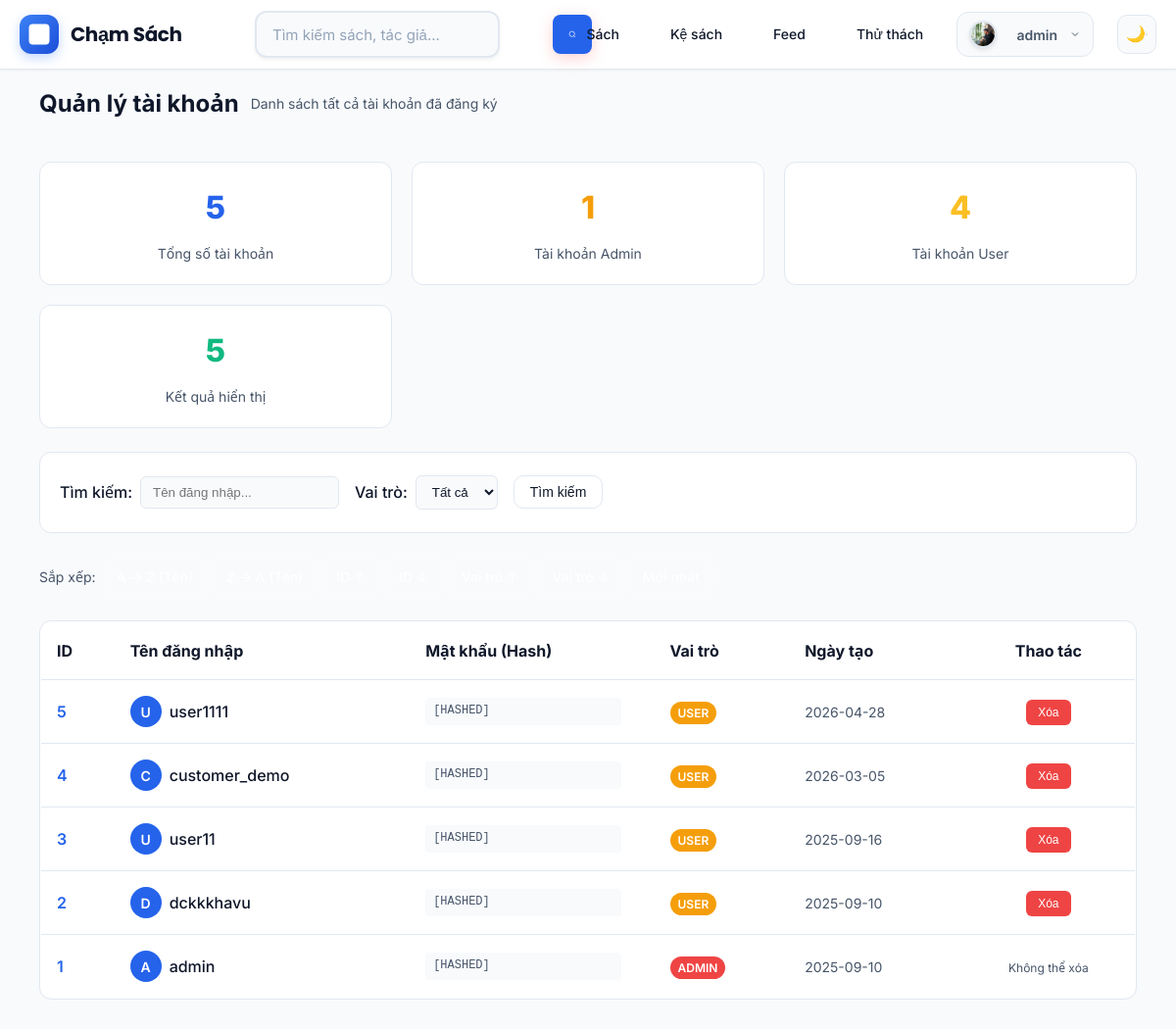
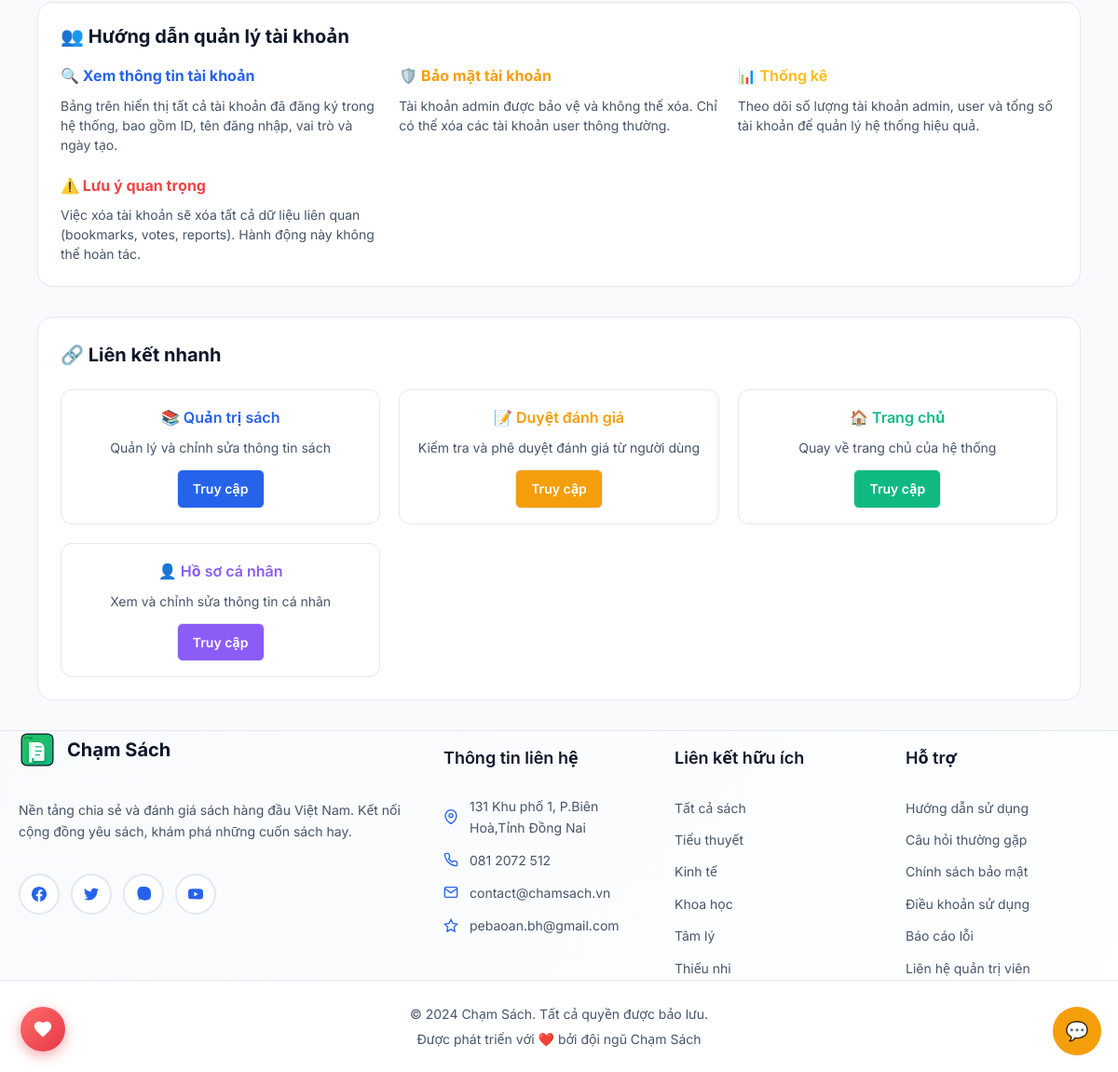
Page /admin/users (signed in) on the committed database (2 pictures, top to bottom).
### models.py (models this page shows)
class User(db.Model):
    __tablename__ = "users"
    id = db.Column(db.Integer, primary_key=True)
    username = db.Column(db.String(150), unique=True, nullable=False, index=True)
    email = db.Column(db.String(255), unique=True)
    password_hash = db.Column(db.String(255), nullable=False)
    role = db.Column(db.String(20), nullable=False, default="user", index=True)
    created_at = db.Column(db.DateTime, nullable=False, default=datetime.utcnow)
    orders = db.relationship("Order", back_populates="user", lazy="selectin")

### app.py (the view)
    @app.route("/admin/users")
    @admin_required
    def admin_users():
        db = get_db()
        q = (request.args.get("q") or "").strip()
        role_filter = (request.args.get("role") or "").strip()
        sort = request.args.get("sort") or "created_desc"
        where = []
        params = []
        if q:
            where.append("(username LIKE ?)")
            params.append(f"%{q}%")
        if role_filter:
            where.append("(role = ?)")
            params.append(role_filter)
        where_sql = (" WHERE " + " AND ".join(where)) if where else ""
        if sort == "username_asc":
            order_sql = " ORDER BY username COLLATE NOCASE ASC"
        elif sort == "username_desc":
            order_sql = " ORDER BY username COLLATE NOCASE DESC"
        elif sort == "id_asc":
            order_sql = " ORDER BY id ASC"
        elif sort == "id_desc":
            order_sql = " ORDER BY id DESC"
        elif sort == "role_asc":
            order_sql = " ORDER BY role ASC"
        elif sort == "role_desc":
            order_sql = " ORDER BY role DESC"
        else:
            order_sql = " ORDER BY created_at DESC"
        users = db.execute(
            f"SELECT id, username, password_hash, role, created_at FROM users{where_sql}{order_sql}",
            params
        ).fetchall()
        users = [SimpleNamespace(**dict(r)) for r in users]
        total_users = db.execute("SELECT COUNT(1) FROM users").fetchone()[0]
        admin_count = db.execute("SELECT COUNT(1) FROM users WHERE role='admin'").fetchone()[0]
        user_count = db.execute("SELECT COUNT(1) FROM users WHERE role='user'").fetchone()[0]
        return render_template("admin_users.html",
                             users=users,
                             q=q,
                             role_filter=role_filter,
                             sort=sort,
                             total_users=total_users,
                             admin_count=admin_count,
                             user_count=user_count)

### templates/admin_users.html (shortened to what this page needs)
{% extends 'base.html' %}
{% block content %}
<div class="admin-header">
  <h2>Quản lý tài khoản</h2>
  <p class="muted">Danh sách tất cả tài khoản đã đăng ký</p>
</div>
<div class="admin-stats" style="display: grid; grid-template-columns: repeat(auto-fit, minmax(280px, 1fr)); gap: 20px; margin: 24px 0;">
  <div class="stat-card" style="background: var(--panel); border: 1px solid var(--border); border-radius: 12px; padding: 20px; text-align: center;">
    <div style="font-size: 32px; font-weight: 800; color: var(--primary); margin-bottom: 8px;">{{ total_users }}</div>
    <div style="color: var(--muted); font-size: 14px;">Tổng số tài khoản</div>
  </div>
  <div class="stat-card" style="background: var(--panel); border: 1px solid var(--border); border-radius: 12px; padding: 20px; text-align: center;">
    <div style="font-size: 32px; font-weight: 800; color: var(--accent); margin-bottom: 8px;">{{ admin_count }}</div>
    <div style="color: var(--muted); font-size: 14px;">Tài khoản Admin</div>
  </div>
  <div class="stat-card" style="background: var(--panel); border: 1px solid var(--border); border-radius: 12px; padding: 20px; text-align: center;">
    <div style="font-size: 32px; font-weight: 800; color: #fbbf24; margin-bottom: 8px;">{{ user_count }}</div>
    <div style="color: var(--muted); font-size: 14px;">Tài khoản User</div>
  </div>
  <div class="stat-card" style="background: var(--panel); border: 1px solid var(--border); border-radius: 12px; padding: 20px; text-align: center;">
    <div style="font-size: 32px; font-weight: 800; color: #10b981; margin-bottom: 8px;">{{ users|length }}</div>
    <div style="color: var(--muted); font-size: 14px;">Kết quả hiển thị</div>
  </div>
</div>
<div class="admin-filters" style="background: var(--panel); border: 1px solid var(--border); border-radius: 12px; padding: 20px; margin: 24px 0;">
  <form method="get" action="{{ url_for('admin_users') }}" style="display: flex; gap: 16px; align-items: center; flex-wrap: wrap;">
    <div style="display: flex; align-items: center; gap: 8px;">
      <label style="font-weight: 500; color: var(--text);">Tìm kiếm:</label>
      <input type="text" name="q" placeholder="Tên đăng nhập..." value="{{ q }}" style="padding: 8px 12px; border: 1px solid var(--border); border-radius: 6px; background: var(--bg); color: var(--text);">
    </div>
    <div style="display: flex; align-items: center; gap: 8px;">
      <label style="font-weight: 500; color: var(--text);">Vai trò:</label>
      <select name="role" style="padding: 8px 12px; border: 1px solid var(--border); border-radius: 6px; background: var(--bg); color: var(--text);">
        <option value="">Tất cả</option>
      </select>
    </div>
    <button type="submit" class="btn" style="padding: 8px 16px;">Tìm kiếm</button>
    <a href="{{ url_for('admin_users') }}" class="btn secondary" style="padding: 8px 16px; text-decoration: none;">Xóa bộ lọc</a>
  </form>
</div>
<div style="margin: 16px 0; display: flex; gap: 8px; align-items: center; flex-wrap: wrap;">
  <span class="muted">Sắp xếp:</span>
  <a class="btn secondary" href="{{ url_for('admin_users', q=q, role=role_filter, sort='username_asc') }}">A → Z (Tên)</a>
  <a class="btn secondary" href="{{ url_for('admin_users', q=q, role=role_filter, sort='username_desc') }}">Z → A (Tên)</a>
  <a class="btn secondary" href="{{ url_for('admin_users', q=q, role=role_filter, sort='id_asc') }}">ID ↑</a>
  <a class="btn secondary" href="{{ url_for('admin_users', q=q, role=role_filter, sort='id_desc') }}">ID ↓</a>
  <a class="btn secondary" href="{{ url_for('admin_users', q=q, role=role_filter, sort='role_asc') }}">Vai trò ↑</a>
  <a class="btn secondary" href="{{ url_for('admin_users', q=q, role=role_filter, sort='role_desc') }}">Vai trò ↓</a>
  <a class="btn secondary" href="{{ url_for('admin_users', q=q, role=role_filter, sort='created_desc') }}">Mới nhất</a>
</div>
<div class="table-container" style="background: var(--panel); border: 1px solid var(--border); border-radius: 12px; overflow: hidden; margin: 24px 0;">
  <table class="table" style="margin: 0;">
    <thead style="background: var(--bg-secondary);">
      <tr>
        <th style="padding: 16px; border-bottom: 1px solid var(--border);">ID</th>
        <th style="padding: 16px; border-bottom: 1px solid var(--border);">Tên đăng nhập</th>
        <th style="padding: 16px; border-bottom: 1px solid var(--border);">Mật khẩu (Hash)</th>
        <th style="padding: 16px; border-bottom: 1px solid var(--border);">Vai trò</th>
        <th style="padding: 16px; border-bottom: 1px solid var(--border);">Ngày tạo</th>
        <th style="padding: 16px; border-bottom: 1px solid var(--border); text-align: center;">Thao tác</th>
      </tr>
    </thead>
    <tbody>
      {% for user in users %}
      <tr style="border-bottom: 1px solid var(--border);">
        <td style="padding: 16px; font-weight: 600; color: var(--primary);">{{ user.id }}</td>
        <td style="padding: 16px;">
          <div style="display: flex; align-items: center; gap: 8px;">
            <div style="width: 32px; height: 32px; border-radius: 50%; background: var(--primary); display: flex; align-items: center; justify-content: center; color: white; font-weight: 600; font-size: 14px;">
              {{ user.username[0].upper() }}
            </div>
            <span style="font-weight: 500;">{{ user.username }}</span>
          </div>
        </td>
        <td style="padding: 16px;">
          <div style="max-width: 200px; overflow: hidden; text-overflow: ellipsis; white-space: nowrap; font-family: monospace; font-size: 12px; color: var(--muted); background: var(--bg-secondary); padding: 4px 8px; border-radius: 4px;" title="Password hash (hidden for security)">
            [HASHED]
          </div>
        </td>
        <td style="padding: 16px;">
          {% if user.role == 'admin' %}
            <span style="background: #ef4444; color: white; padding: 4px 8px; border-radius: 12px; font-size: 12px; font-weight: 600;">ADMIN</span>
          {% else %}
            <span style="background: var(--accent); color: white; padding: 4px 8px; border-radius: 12px; font-size: 12px; font-weight: 600;">USER</span>
          {% endif %}
        </td>
        <td style="padding: 16px; color: var(--muted); font-size: 14px;">
          {{ user.created_at.split(' ')[0] if user.created_at else 'N/A' }}
        </td>
        <td style="padding: 16px; text-align: center;">
          {% if user.role != 'admin' %}
            <form method="post" action="{{ url_for('admin_users_delete', user_id=user.id) }}" onsubmit="return confirm('Bạn có chắc chắn muốn xóa tài khoản {{ user.username }}? Hành động này không thể hoàn tác.')" style="display: inline;">
              <button class="btn secondary" type="submit" style="background: #ef4444; color: white; border: none; padding: 6px 12px; border-radius: 6px; font-size: 12px; cursor: pointer;">
                Xóa
              </button>
            </form>
          {% else %}
            <span style="color: var(--muted); font-size: 12px;">Không thể xóa</span>
          {% endif %}
        </td>
      </tr>
      {% endfor %}
    </tbody>
  </table>
</div>
<div class="admin-guide" style="background: var(--panel); border: 1px solid var(--border); border-radius: 16px; padding: 24px; margin: 32px 0;">
  <h3 style="color: var(--text); margin: 0 0 16px 0; font-size: 20px;">👥 Hướng dẫn quản lý tài khoản</h3>
  <div style="display: grid; grid-template-columns: repeat(auto-fit, minmax(300px, 1fr)); gap: 20px;">
    <div>
      <h4 style="color: var(--primary); margin: 0 0 8px 0;">🔍 Xem thông tin tài khoản</h4>
      <p style="color: var(--muted); margin: 0; font-size: 14px; line-height: 1.5;">
        Bảng trên hiển thị tất cả tài khoản đã đăng ký trong hệ thống, bao gồm ID, tên đăng nhập, vai trò và ngày tạo.
      </p>
    </div>
    <div>
      <h4 style="color: var(--accent); margin: 0 0 8px 0;">🛡️ Bảo mật tài khoản</h4>
      <p style="color: var(--muted); margin: 0; font-size: 14px; line-height: 1.5;">
        Tài khoản admin được bảo vệ và không thể xóa. Chỉ có thể xóa các tài khoản user thông thường.
      </p>
    </div>
    <div>
      <h4 style="color: #fbbf24; margin: 0 0 8px 0;">📊 Thống kê</h4>
      <p style="color: var(--muted); margin: 0; font-size: 14px; line-height: 1.5;">
        Theo dõi số lượng tài khoản admin, user và tổng số tài khoản để quản lý hệ thống hiệu quả.
      </p>
    </div>
    <div>
      <h4 style="color: #ef4444; margin: 0 0 8px 0;">⚠️ Lưu ý quan trọng</h4>
      <p style="color: var(--muted); margin: 0; font-size: 14px; line-height: 1.5;">
        Việc xóa tài khoản sẽ xóa tất cả dữ liệu liên quan (bookmarks, votes, reports). Hành động này không thể hoàn tác.
      </p>
    </div>
  </div>
</div>
<div class="quick-links" style="background: var(--panel); border: 1px solid var(--border); border-radius: 16px; padding: 24px; margin: 32px 0;">
  <h3 style="color: var(--text); margin: 0 0 20px 0; font-size: 20px; font-weight: 700;">🔗 Liên kết nhanh</h3>
  <div style="display: grid; grid-template-columns: repeat(auto-fit, minmax(300px, 1fr)); gap: 20px;">
    <div style="background: white; border: 1px solid var(--border); border-radius: 12px; padding: 16px; text-align: center;">
      <h4 style="color: var(--primary); margin: 0 0 8px 0; font-size: 16px; font-weight: 600;">📚 Quản trị sách</h4>
      <p style="color: var(--muted); margin: 0 0 12px 0; font-size: 14px;">Quản lý và chỉnh sửa thông tin sách</p>
      <a href="{{ url_for('admin_books') }}" class="btn" style="background: var(--primary); color: white; padding: 8px 16px; border-radius: 6px; text-decoration: none; font-weight: 600;">Truy cập</a>
    </div>
    <div style="background: white; border: 1px solid var(--border); border-radius: 12px; padding: 16px; text-align: center;">
      <h4 style="color: var(--accent); margin: 0 0 8px 0; font-size: 16px; font-weight: 600;">📝 Duyệt đánh giá</h4>
      <p style="color: var(--muted); margin: 0 0 12px 0; font-size: 14px;">Kiểm tra và phê duyệt đánh giá từ người dùng</p>
      <a href="{{ url_for('admin_reviews_queue') }}" class="btn" style="background: var(--accent); color: white; padding: 8px 16px; border-radius: 6px; text-decoration: none; font-weight: 600;">Truy cập</a>
    </div>
    <div style="background: white; border: 1px solid var(--border); border-radius: 12px; padding: 16px; text-align: center;">
      <h4 style="color: #10b981; margin: 0 0 8px 0; font-size: 16px; font-weight: 600;">🏠 Trang chủ</h4>
      <p style="color: var(--muted); margin: 0 0 12px 0; font-size: 14px;">Quay về trang chủ của hệ thống</p>
      <a href="{{ url_for('home') }}" class="btn" style="background: #10b981; color: white; padding: 8px 16px; border-radius: 6px; text-decoration: none; font-weight: 600;">Truy cập</a>
    </div>
    <div style="background: white; border: 1px solid var(--border); border-radius: 12px; padding: 16px; text-align: center;">
      <h4 style="color: #8b5cf6; margin: 0 0 8px 0; font-size: 16px; font-weight: 600;">👤 Hồ sơ cá nhân</h4>
      <p style="color: var(--muted); margin: 0 0 12px 0; font-size: 14px;">Xem và chỉnh sửa thông tin cá nhân</p>
      <a href="{{ url_for('profile') }}" class="btn" style="background: #8b5cf6; color: white; padding: 8px 16px; border-radius: 6px; text-decoration: none; font-weight: 600;">Truy cập</a>
    </div>
  </div>
</div>
{% endblock %}

### static/enhanced-styles.css (style rules this page uses)
:root { --white: #ffffff; --gray-50: #f9fafb; --gray-100: #f3f4f6; --gray-200: #e5e7eb; --gray-300: #d1d5db; --gray-400: #9ca3af; --gray-500: #6b7280; --gray-600: #4b5563; --gray-700: #374151; --gray-800: #1f2937; --gray-900: #111827; --success: #10b981; --warning: #f59e0b; --error: #ef4444; --info: #3b82f6; --bg-primary: var(--panel); --bg-secondary: var(--bg); --bg-tertiary: color-mix(in oklab, var(--panel) 92%, var(--bg)); --text-primary: var(--text); --text-secondary: var(--muted); --text-tertiary: color-mix(in oklab, var(--muted) 75%, var(--text)); --text-inverse: #ffffff; --border-light: var(--border); --border-medium: color-mix(in oklab, var(--border) 70%, var(--text) 30%); --border-dark: color-mix(in oklab, var(--border) 50%, var(--text) 50%); --shadow-sm: 0 1px 2px 0 rgba(0, 0, 0, 0.05); --shadow-md: 0 4px 6px -1px rgba(0, 0, 0, 0.1), 0 2px 4px -1px rgba(0, 0, 0, 0.06); --shadow-lg: var(--shadow); --shadow-xl: 0 20px 25px -5px rgba(0, 0, 0, 0.1), 0 10px 10px -5px rgba(0, 0, 0, 0.04); --shadow-2xl: 0 25px 50px -12px rgba(0, 0, 0, 0.25); --space-1: 0.25rem; --space-2: 0.5rem; --space-3: 0.75rem; --space-4: 1rem; --space-5: 1.25rem; --space-6: 1.5rem; --space-8: 2rem; --space-10: 2.5rem; --space-12: 3rem; --space-16: 4rem; --space-20: 5rem; --font-size-xs: 0.75rem; --font-size-sm: 0.875rem; --font-size-base: 1rem; --font-size-lg: 1.125rem; --font-size-xl: 1.25rem; --font-size-2xl: 1.5rem; --font-size-3xl: 1.875rem; --font-size-4xl: 2.25rem; --font-weight-normal: 400; --font-weight-medium: 500; --font-weight-semibold: 600; --font-weight-bold: 700; --font-weight-extrabold: 800; --line-height-tight: 1.25; --line-height-normal: 1.5; --line-height-relaxed: 1.75; --radius-sm: 0.25rem; --radius-md: 0.375rem; --radius-lg: 0.5rem; --radius-xl: 0.75rem; --radius-2xl: 1rem; --radius-3xl: 1.5rem; --radius-full: 9999px; --transition-fast: 150ms ease-in-out; --transition-normal: 250ms ease-in-out; --transition-slow: 350ms ease-in-out; --z-dropdown: 1000; --z-sticky: 1020; --z-fixed: 1030; --z-modal-backdrop: 1040; --z-modal: 1050; --z-popover: 1060; --z-tooltip: 1070; }

### rows in the picture
User: username "U", username "user1111", created_at "2026-04-28"
User: username "C", username "customer_demo", created_at "2026-03-05"
User: username "U", username "user11", created_at "2025-09-16"
User: username "D", username "dckkkhavu", created_at "2025-09-10"
User: username "A", username "admin", created_at "2025-09-10"

### other values in the picture
{{ current_user.username }} "admin"
{{ total_users }} "5"
{{ admin_count }} "1"
{{ user_count }} "4"
{{ users|length }} "5"
{{ user.id }} "5" "4" "3" "2" "1"
